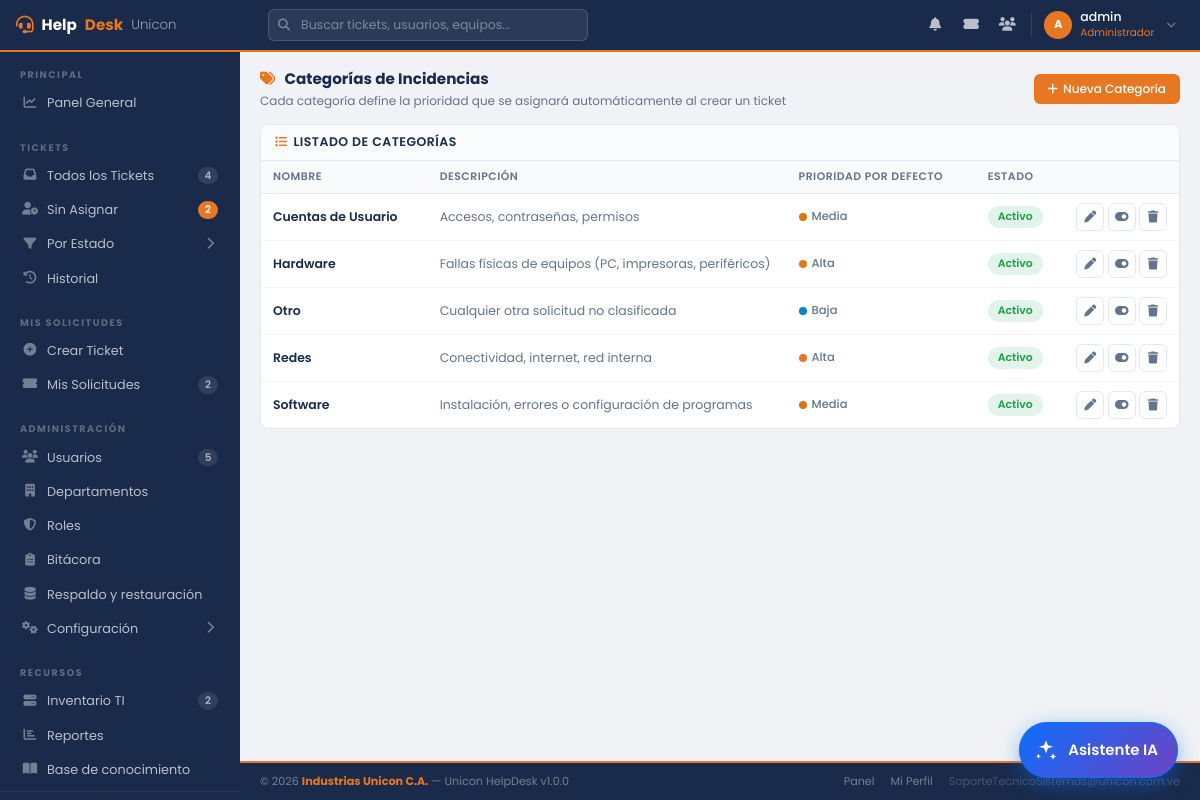
/admin/categorias.php (signed in), run on the app's committed database.
### tables this page shows
CREATE TABLE `roles` (
  `id_rol` int(11) NOT NULL AUTO_INCREMENT,
  `nombre` varchar(50) NOT NULL,
  `descripcion` text DEFAULT NULL,
  `nivel_acceso` tinyint(1) NOT NULL DEFAULT 1,
  PRIMARY KEY (`id_rol`),
  UNIQUE KEY `nombre` (`nombre`)
);

CREATE TABLE `categoria_incidencias` (
  `id_categoria` int(11) NOT NULL AUTO_INCREMENT,
  `nombre` varchar(80) NOT NULL,
  `descripcion` text DEFAULT NULL,
  `id_prioridad_default` int(11) DEFAULT NULL,
  `estado` enum('activo','inactivo') NOT NULL DEFAULT 'activo',
  PRIMARY KEY (`id_categoria`),
  UNIQUE KEY `nombre` (`nombre`),
  KEY `fk_categoria_prioridad` (`id_prioridad_default`),
  CONSTRAINT `fk_categoria_prioridad` FOREIGN KEY (`id_prioridad_default`) REFERENCES `prioridades` (`id_prioridad`) ON DELETE SET NULL ON UPDATE CASCADE
);

CREATE TABLE `prioridades` (
  `id_prioridad` int(11) NOT NULL AUTO_INCREMENT,
  `nombre` varchar(50) NOT NULL,
  `nivel` int(11) NOT NULL DEFAULT 2,
  `tiempo_respuesta_objetivo` int(11) NOT NULL DEFAULT 2880 COMMENT 'Guardar minutos',
  PRIMARY KEY (`id_prioridad`),
  UNIQUE KEY `nombre` (`nombre`)
);

### admin/categorias.php (the view, shortened to what this page needs)
<?php
include '../config/conexion.php';
$categorias = $conexion->query("
    SELECT c.id_categoria, c.nombre, c.descripcion, c.estado,
           p.id_prioridad AS id_prioridad_default, p.nombre AS prioridad_nombre, p.nivel AS prioridad_nivel
    FROM categoria_incidencias c
    LEFT JOIN prioridades p ON c.id_prioridad_default = p.id_prioridad
    ORDER BY c.nombre ASC
");
include_once '../includes/header2.php';
include_once '../includes/sidebar.php';
?>
<main class="hd-main">
    <div class="hd-page-header">
        <div>
            <div class="hd-page-title"><i class="fas fa-tags" style="color:var(--naranja);margin-right:6px;"></i> Categorías de Incidencias</div>
            <div class="hd-page-sub">Cada categoría define la prioridad que se asignará automáticamente al crear un ticket</div>
        </div>
        <button class="hd-btn hd-btn-naranja" data-bs-toggle="modal" data-bs-target="#modalCategoria" onclick="modoCrear()">
            <i class="fas fa-plus"></i> Nueva Categoría
        </button>
    </div>
    <div class="hd-card">
        <div class="hd-card-header">
            <h5 class="hd-card-title"><i class="fas fa-list"></i> Listado de Categorías</h5>
        </div>
        <div class="hd-card-body" style="padding:0;">
            <table class="hd-table">
                <thead>
                    <tr>
                        <th>Nombre</th>
                        <th>Descripción</th>
                        <th>Prioridad por defecto</th>
                        <th>Estado</th>
                        <th></th>
                    </tr>
                </thead>
                <tbody id="tbody-categorias">
                    <?php while ($c = $categorias->fetch_assoc()):
                        $niveles_color = [1=>'#0284c7', 2=>'#d97706', 3=>'#E87722', 4=>'#dc2626'];
                        $color = $niveles_color[$c['prioridad_nivel']] ?? '#94a3b8';
                    ?>
                    <tr id="fila-cat-<?= $c['id_categoria'] ?>">
                        <td style="font-weight:600;color:var(--azul);"><?= htmlspecialchars($c['nombre']) ?></td>
                        <td style="color:var(--muted);max-width:320px;"><?= htmlspecialchars($c['descripcion'] ?? '—') ?></td>
                        <td>
                            <?php if ($c['prioridad_nombre']): ?>
                            <span class="hd-badge-prioridad"><span class="dot" style="background:<?= $color ?>;"></span> <?= htmlspecialchars($c['prioridad_nombre']) ?></span>
                            <?php else: ?>
                            <span class="hd-badge-prioridad sin">Sin asignar</span>
                            <?php endif; ?>
                        </td>
                        <td><span class="hd-badge <?= $c['estado'] ?>"><?= ucfirst($c['estado']) ?></span></td>
                        <td class="acciones">
                            <button class="hd-icon-btn" title="Editar"
                                onclick='modoEditar(<?= json_encode([
                                    "id" => $c["id_categoria"],
                                    "nombre" => $c["nombre"],
                                    "descripcion" => $c["descripcion"],
                                    "id_prioridad_default" => $c["id_prioridad_default"]
                                ], JSON_HEX_APOS | JSON_HEX_QUOT) ?>)'>
                                <i class="fas fa-pen"></i>
                            </button>
                            <button class="hd-icon-btn <?= $c['estado']=='activo'?'danger':'' ?>"
                                title="<?= $c['estado']=='activo' ? 'Desactivar' : 'Activar' ?>"
                                onclick="toggleCategoria(<?= $c['id_categoria'] ?>, '<?= htmlspecialchars($c['nombre'], ENT_QUOTES) ?>', '<?= $c['estado'] ?>')">
                                <i class="fas fa-toggle-<?= $c['estado']=='activo' ? 'on' : 'off' ?>"></i>
                            </button>
                            <button class="hd-icon-btn danger" title="Eliminar"
                                onclick="eliminarCategoria(<?= (int)$c['id_categoria'] ?>, '<?= htmlspecialchars($c['nombre'], ENT_QUOTES) ?>')">
                                <i class="fas fa-trash"></i>
                            </button>
                        </td>
                    </tr>
                    <?php endwhile; ?>
                </tbody>
            </table>
        </div>
    </div>
</main>
<?php include_once '../includes/footer2.php'; ?>

### includes/header2.php (shortened to what this page needs)
<?php
$usuario_activo = $_SESSION['usser'];
$rol_id         = (int)$_SESSION['id_rol'];
$inicial        = strtoupper(substr($usuario_activo, 0, 1));
$rol_nombre     = match($rol_id) { 3=>'Administrador', 2=>'Técnico TI', 1=>'Usuario', default=>'—' };
try {
    $q_rn = $conexion->prepare("SELECT nombre FROM roles WHERE id_rol = ?");
    $q_rn->bind_param("i", $rol_id); $q_rn->execute();
    if ($f_rn = $q_rn->get_result()->fetch_assoc()) $rol_nombre = $f_rn['nombre'];
} catch (Throwable $e) {  }
?>
<!DOCTYPE html>
<html lang="es">
<head>
    <link rel="stylesheet" href="https://cdn.jsdelivr.net/npm/bootstrap@5.3.0/dist/css/bootstrap.min.css">
    <link rel="stylesheet" href="https://cdnjs.cloudflare.com/ajax/libs/font-awesome/6.4.0/css/all.min.css">
    <link rel="stylesheet" href="../assets/css/dashboard2.css">
</head>
<body>
<header class="hd-topbar">
    <a href="dashboard.php" class="hd-topbar-brand">
        <i class="fas fa-headset"></i>
        Help<span>Desk</span> <small>Unicon</small>
    </a>
    <div class="hd-topbar-search" style="position:relative;">
        <i class="fas fa-search"></i>
        <input type="search" id="hdBuscar" autocomplete="off" maxlength="60"
               placeholder="<?= $rol_id === 3 ? 'Buscar tickets, usuarios, equipos...' : ($rol_id === 2 ? 'Buscar tickets, equipos...' : 'Buscar en mis tickets...') ?>">
    </div>
    <div class="hd-topbar-right">
        <div class="hd-notif-wrap">
            <button type="button" class="hd-topbar-icon" id="hdBell" title="Notificaciones" style="background:none;border:0;position:relative;">
                <i class="fas fa-bell"></i>
            </button>
        </div>
        <?php if ($rol_id >= 2): ?>
        <a href="<?= $rol_id === ROL_ADMIN ? 'tickets.php' : 'tickets_asignados.php' ?>" class="hd-topbar-icon" title="Tickets">
            <i class="fas fa-ticket-alt"></i>
        </a>
        <?php endif; ?>
        <?php if ($rol_id == 3): ?>
        <a href="procesos/usuarios.php" class="hd-topbar-icon" title="Usuarios">
            <i class="fas fa-users"></i>
        </a>
        <?php endif; ?>
        <div style="position:relative;">
            <button class="hd-topbar-user" onclick="toggleUserMenu()" id="userBtn">
                <div class="hd-avatar"><?= $inicial ?></div>
                <div class="hd-topbar-user-info">
                    <span class="hd-topbar-user-name"><?= htmlspecialchars($usuario_activo) ?></span>
                    <span class="hd-topbar-user-role"><?= $rol_nombre ?></span>
                </div>
                <i class="fas fa-chevron-down" style="color:rgba(255,255,255,0.4);font-size:0.6rem;margin-left:4px;"></i>
            </button>
        </div>
    </div>
</header>

### assets/css/dashboard2.css (style rules this page uses)
:root { --azul: #1a2a4a; --azul-mid: #243660; --azul-light: #2d4a7a; --naranja: #E87722; --naranja-lt: #f59342; --bg: #f0f2f5; --card: #ffffff; --texto: #1e293b; --muted: #64748b; --borde: #e2e8f0; --sidebar-w: 240px; --nav-h: 52px; --success: #16a34a; --danger: #dc2626; --warning: #d97706; --info: #0284c7; }
*, *::before, *::after { box-sizing: border-box; margin: 0; padding: 0; }
body { font-family: 'Poppins', sans-serif; background: var(--bg); color: var(--texto); font-size: 13px; }
.hd-topbar { position: fixed; top: 0; left: 0; right: 0; height: var(--nav-h); background: var(--azul); border-bottom: 2px solid var(--naranja); display: flex; align-items: center; padding: 0 16px; z-index: 200; gap: 12px; }
.hd-topbar-brand { display: flex; align-items: center; gap: 8px; color: #fff; font-weight: 700; font-size: 0.95rem; text-decoration: none; width: var(--sidebar-w); flex-shrink: 0; }
.hd-topbar-brand i { color: var(--naranja); font-size: 1.1rem; }
.hd-topbar-brand span { color: var(--naranja); }
.hd-topbar-brand small { color: #94a3b8; font-weight: 300; }
.hd-topbar-search { flex: 1; max-width: 320px; position: relative; }
.hd-topbar-search input { width: 100%; background: rgba(255,255,255,0.08); border: 1px solid rgba(255,255,255,0.15); border-radius: 6px; padding: 6px 12px 6px 32px; color: #fff; font-size: 0.78rem; outline: none; transition: all 0.2s; }
.hd-topbar-search input::placeholder { color: rgba(255,255,255,0.4); }
.hd-topbar-search i { position: absolute; left: 10px; top: 50%; transform: translateY(-50%); color: rgba(255,255,255,0.4); font-size: 0.75rem; }
.hd-topbar-right { margin-left: auto; display: flex; align-items: center; gap: 4px; }
.hd-topbar-icon { width: 32px; height: 32px; border-radius: 6px; display: flex; align-items: center; justify-content: center; color: rgba(255,255,255,0.7); font-size: 0.85rem; cursor: pointer; transition: all 0.2s; text-decoration: none; position: relative; }
.hd-topbar-user { display: flex; align-items: center; gap: 8px; padding: 4px 8px 4px 4px; border-radius: 8px; cursor: pointer; transition: all 0.2s; text-decoration: none; border: none; background: transparent; }
.hd-avatar { width: 28px; height: 28px; background: var(--naranja); border-radius: 50%; color: #fff; font-size: 0.72rem; font-weight: 700; display: flex; align-items: center; justify-content: center; flex-shrink: 0; }
.hd-topbar-user-info { text-align: left; }
.hd-topbar-user-name { color: #fff; font-size: 0.78rem; font-weight: 500; line-height: 1.2; display: block; }
.hd-topbar-user-role { color: var(--naranja); font-size: 0.65rem; display: block; }
.hd-main { flex: 1; padding: 16px 20px; }
.hd-page-header { display: flex; align-items: center; justify-content: space-between; margin-bottom: 14px; flex-wrap: wrap; gap: 8px; }
.hd-page-title { font-size: 0.95rem; font-weight: 700; color: var(--azul); }
.hd-page-sub { font-size: 0.75rem; color: var(--muted); margin-top: 1px; }
.hd-card { background: var(--card); border-radius: 8px; border: 1px solid var(--borde); overflow: hidden; }
.hd-card-header { padding: 10px 14px; border-bottom: 1px solid var(--borde); display: flex; align-items: center; justify-content: space-between; background: #fafbfc; }
.hd-card-title { font-size: 0.78rem; font-weight: 600; color: var(--azul); display: flex; align-items: center; gap: 6px; margin: 0; text-transform: uppercase; letter-spacing: 0.5px; }
.hd-card-title i { color: var(--naranja); font-size: 0.75rem; }
.hd-card-body { padding: 12px 14px; }
.hd-table { width: 100%; border-collapse: collapse; font-size: 0.78rem; }
.hd-table thead th { background: #f8fafc; color: var(--muted); font-weight: 600; font-size: 0.68rem; text-transform: uppercase; letter-spacing: 0.5px; padding: 8px 12px; border-bottom: 1px solid var(--borde); white-space: nowrap; }
.hd-table tbody td { padding: 9px 12px; border-bottom: 1px solid #f1f5f9; vertical-align: middle; color: var(--texto); }
.hd-table tbody tr:last-child td { border-bottom: none; }
.hd-btn { display: inline-flex; align-items: center; gap: 5px; padding: 6px 14px; border-radius: 6px; font-size: 0.75rem; font-weight: 500; border: none; cursor: pointer; transition: all 0.15s; text-decoration: none; white-space: nowrap; font-family: inherit; }
.hd-btn-naranja { background: var(--naranja); color: #fff; }

### includes/header2.php (style rules this page uses)
.hd-notif-wrap { position:relative; }

### data on the page
roles: nombre "Administrador"
categoria_incidencias: nombre "Cuentas de Usuario", descripcion "Accesos, contraseñas, permisos", id_prioridad_default.nombre "Media", estado "Activo"
categoria_incidencias: nombre "Hardware", descripcion "Fallas físicas de equipos (PC, impresoras, periféricos)", id_prioridad_default.nombre "Alta", estado "Activo"
categoria_incidencias: nombre "Otro", descripcion "Cualquier otra solicitud no clasificada", id_prioridad_default.nombre "Baja", estado "Activo"
categoria_incidencias: nombre "Redes", descripcion "Conectividad, internet, red interna", id_prioridad_default.nombre "Alta", estado "Activo"
categoria_incidencias: nombre "Software", descripcion "Instalación, errores o configuración de programas", id_prioridad_default.nombre "Media", estado "Activo"

### other printed values
$inicial "A"
$usuario_activo "admin"
$n "4 2 2 5 2"
EMPRESA_NOMBRE "Industrias Unicon C.A."
NOMBRE_SISTEMA "Unicon HelpDesk"
VERSION_SISTEMA "1.0.0"
EMAIL_SOPORTE "SoporteTecnicoSistemas@unicon.com.ve"
